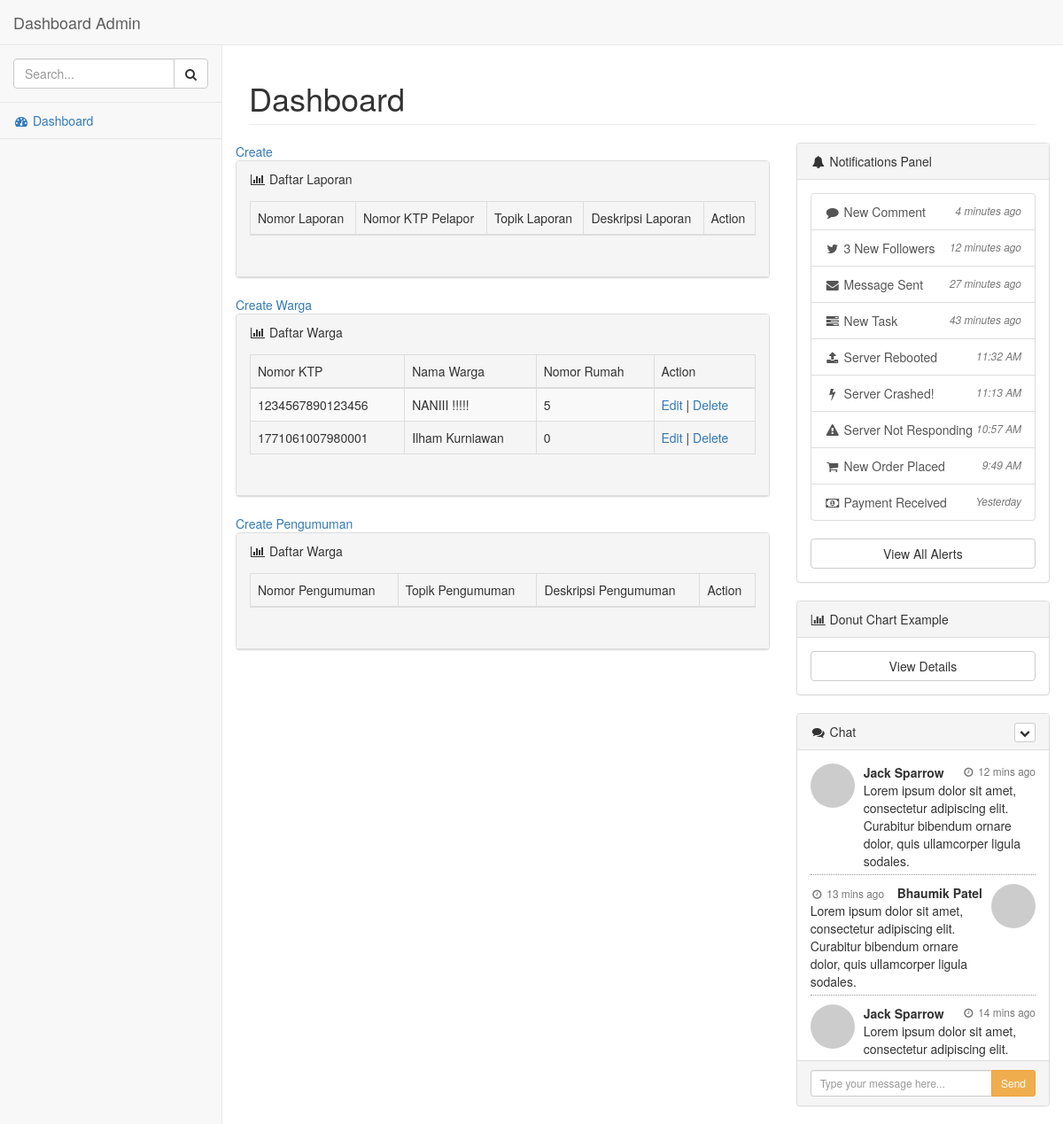
/index.php/dashboard, run on an earlier commit of the app's database.
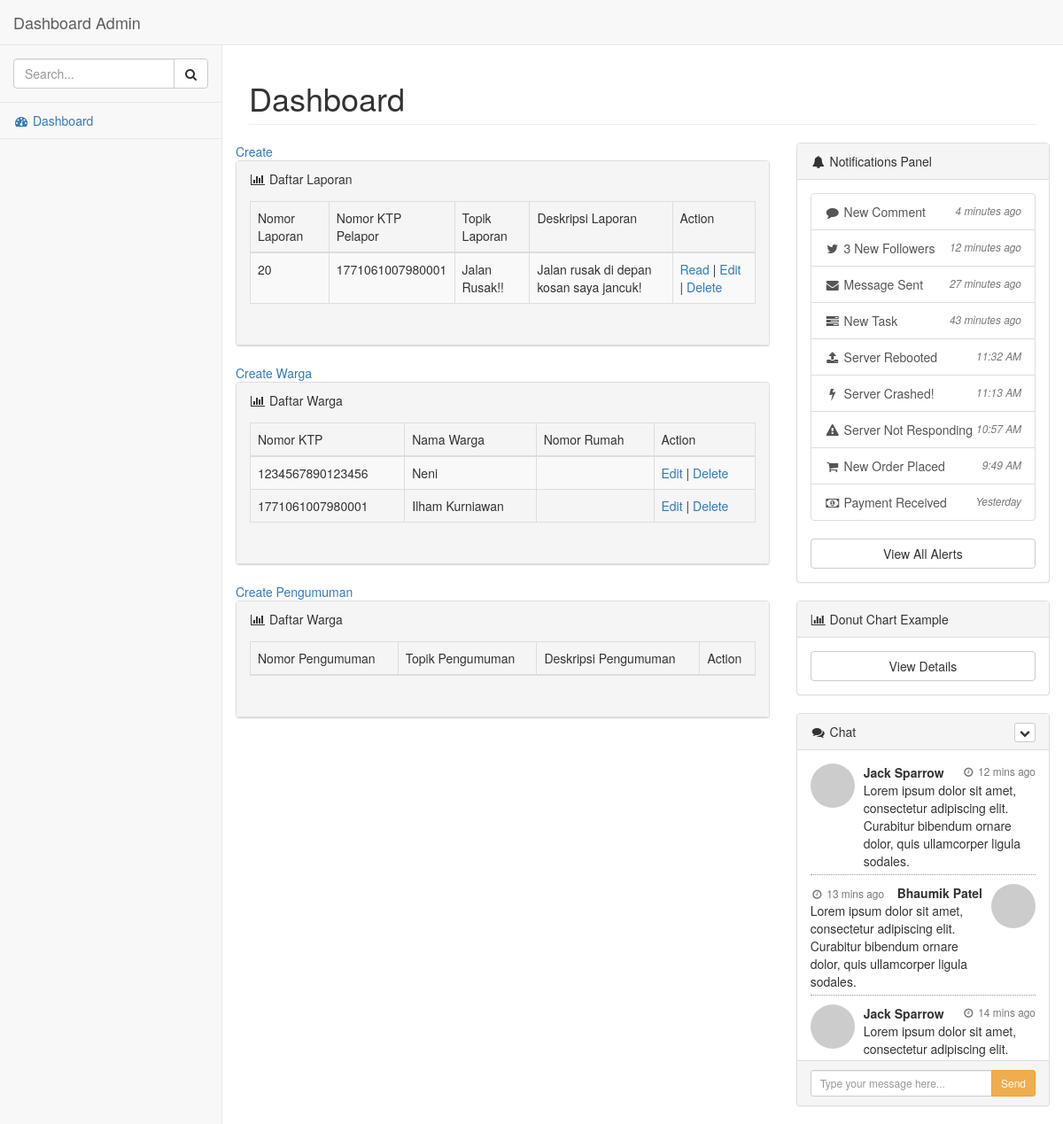
And on a later commit of the database.
### tables this page shows
CREATE TABLE IF NOT EXISTS `user` (
  `no_KTP` bigint(16) NOT NULL,
  `username` varchar(10) NOT NULL,
  `nama` varchar(50) NOT NULL,
  `password` varchar(35) NOT NULL,
  `otoritas` int(11) DEFAULT '4',
  `foto_profil` varchar(100) DEFAULT NULL,
  `nomor_rumah` int(11) DEFAULT NULL,
  `agama` varchar(10) DEFAULT NULL,
  `telepon` int(12) DEFAULT NULL,
  `jenis_k` int(11) DEFAULT NULL
);

CREATE TABLE IF NOT EXISTS `laporan` (
  `id_laporan` int(11) NOT NULL,
  `no_KTP` bigint(16) NOT NULL,
  `topik` text NOT NULL,
  `laporan` text NOT NULL,
  `tanggal` timestamp NULL DEFAULT NULL ON UPDATE CURRENT_TIMESTAMP,
  `foto` varchar(100) NOT NULL,
  `status` int(11) NOT NULL
);

### application/controllers/Dashboard.php (called while the page is built, shortened)
<?php
class dashboard extends CI_Controller {
  public function index()
  {
    $data['laporan'] = $this->db->get('laporan');
    $data['warga'] = $this->db->get('user');
    $data['infowarga'] = $this->db->get('pengumuman');
    $this->load->view('admin/dashboard',$data);
  }
}

### index.php (called while the page is built, shortened)
<?php
require_once BASEPATH.'core/CodeIgniter.php';

### application/views/admin/dashboard.php (the view, shortened to what the changed rows need)
<!DOCTYPE html>
<html lang="en">
<head>
    <link href="<?php base_url()?>assets/admin/vendor/bootstrap/css/bootstrap.min.css" rel="stylesheet">
    <link href="<?php base_url()?>assets/admin/vendor/metisMenu/metisMenu.min.css" rel="stylesheet">
    <link href="<?php base_url()?>assets/admin/dist/css/sb-admin-2.css" rel="stylesheet">
    <link href="<?php base_url()?>assets/admin/vendor/morrisjs/morris.css" rel="stylesheet">
    <link href="<?php base_url()?>assets/admin/vendor/font-awesome/css/font-awesome.min.css" rel="stylesheet" type="text/css">
</head>
<body>
    <div id="wrapper">
        <div id="page-wrapper">
            <div class="row">
                <div class="col-lg-12">
                    <h1 class="page-header">Dashboard</h1>
                </div>
            </div>
            <div class="row">
            <div class="row">
                <div class="col-lg-8">
                    <div class="panel panel-default">
                        <div class="panel-heading">
                            <div class="panel-body">
                                <div class="row">
                                    <div class="col-12">
                                        <div class="table-responsive">
                                            <table class="table table-bordered table-hover table-striped">
                                                <thead>
                                                    <tr>
                                                      <td>Nomor Laporan</td>
                                                      <td>Nomor KTP Pelapor</td>
                                                      <td>Topik Laporan</td>
                                                      <td>Deskripsi Laporan</td>
                                                      <td>Action</td>
                                                    </tr>
                                                </thead>
                                                <tbody>
                                                    <?php foreach ($laporan->result_array() as $key): ?>
                                                          <tr>
                                                            <td><?php echo $key['id_laporan'] ?></td>
                                                            <td><?php echo $key['no_KTP'] ?></td>
                                                            <td><?php echo $key['topik'] ?></td>
                                                            <td><?php echo $key['laporan'] ?></td>
                                                            <td>
                                                              <a href="<?php echo base_url() ?>dashboard/read/<?php echo $key['id_laporan'] ?>">Read</a> |
                                                              <a href="<?php echo base_url() ?>dashboard/update/<?php echo $key['id_laporan'] ?>">Edit</a> |
                                                              <a href="<?php echo base_url() ?>dashboard/delete/<?php echo $key['id_laporan'] ?>">Delete</a>
                                                            </td>
                                                          </tr>
                                                  <?php endforeach; ?>
                                                </tbody>
                                            </table>
                                        </div>
                                    </div>
                                </div>
                            </div>
                        </div>
                    </div>
                    <div class="panel panel-default">
                        <div class="panel-heading">
                            <div class="panel-body">
                                <div class="row">
                                    <div class="col-12">
                                        <div class="table-responsive">
                                            <table class="table table-bordered table-hover table-striped">
                                                <thead>
                                                    <tr>
                                                      <td>Nomor KTP</td>
                                                      <td>Nama Warga</td>
                                                      <td>Nomor Rumah </td>
                                                      <td>Action</td>
                                                    </tr>
                                                </thead>
                                                <tbody>
                                                    <?php foreach ($warga->result_array() as $key): ?>
                                                          <tr>
                                                            <td><?php echo $key['no_KTP'] ?></td>
                                                            <td><?php echo $key['nama'] ?></td>
                                                            <td><?php echo $key['nomor_rumah'] ?></td>
                                                            <td>
                                                              <a href="<?php echo base_url() ?>dashboard/update2/<?php echo $key['no_KTP'] ?>">Edit</a> |
                                                              <a href="<?php echo base_url() ?>dashboard/delete2/<?php echo $key['no_KTP'] ?>">Delete</a>
                                                            </td>
                                                          </tr>
                                                  <?php endforeach; ?>
                                                </tbody>
                                            </table>
                                        </div>
                                    </div>
                                </div>
                            </div>
                        </div>
                    </div>
                    <div class="panel panel-default">
                        <div class="panel-heading">
                            <div class="panel-body">
                                <div class="row">
                                    <div class="col-12">
                                        <div class="table-responsive">
                                            <table class="table table-bordered table-hover table-striped">
                                                <thead>
                                                    <tr>
                                                      <td>Nomor Pengumuman</td>
                                                      <td>Topik Pengumuman</td>
                                                      <td>Deskripsi Pengumuman </td>
                                                      <td>Action</td>
                                                    </tr>
                                                </thead>
                                            </table>
                                        </div>
                                    </div>
                                </div>
                            </div>
                        </div>
                    </div>
                </div>
            </div>
        </div>
    </div>
</body>
</html>

What changed in the data, as far as the page shows it:
added laporan: id_laporan "20", no_KTP "1771061007980001", topik "Jalan Rusak!!", laporan "Jalan rusak di depan kosan saya jancuk!"
changed user id 1234567890123456: nama "NANIII !!!!!" → "Neni"; nomor_rumah "5" → (not shown)
changed user "Ilham Kurniawan": nomor_rumah "0" → (not shown)
